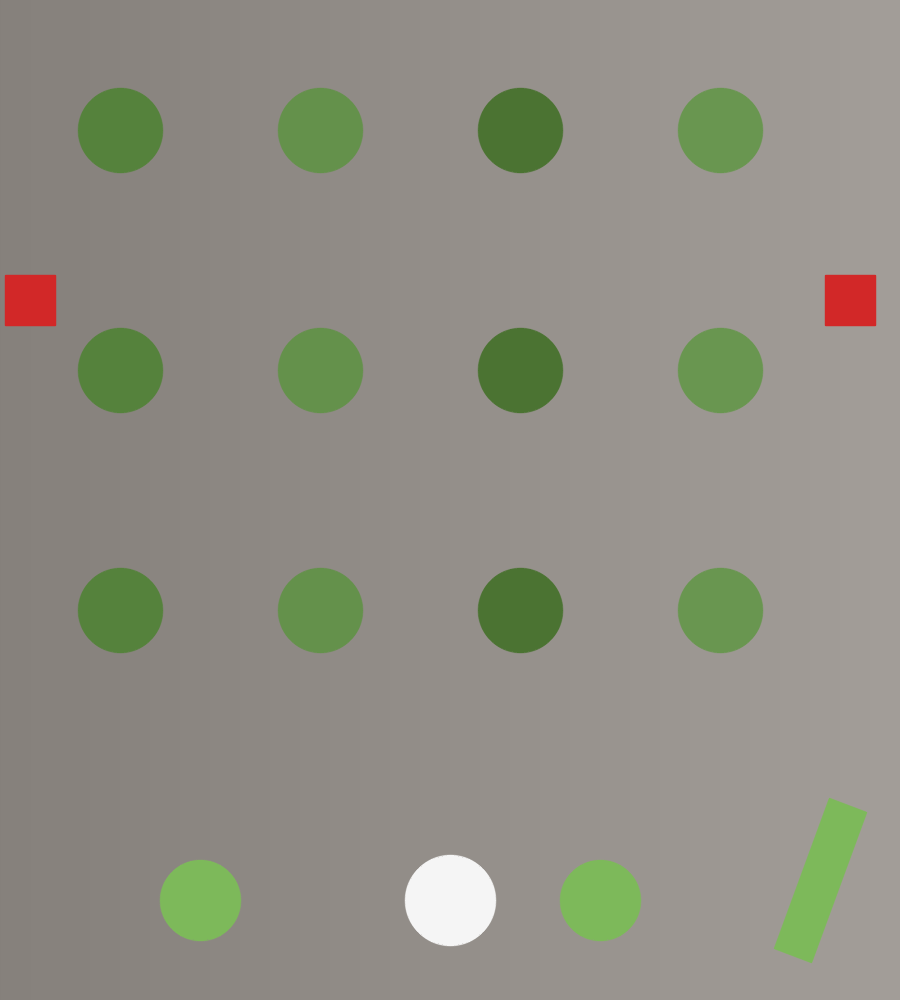
//> input picture lessons/opencv/素材/synth_balls_2.png, 900 x 1000 px
$ ./4.4-occlusion   (built with g++ and OpenCV 4)
//> lines starting //> are read from the running program, lines starting //| are printed output that depends on the picture; after the words box and inside, x2 and y2 are one past the last pixel; in counts of white or black regions, pixels touching at a corner belong together
#include <algorithm>
#include <cmath>
#include <iostream>
#include <string>
#include <vector>

#include <opencv2/core.hpp>
#include <opencv2/imgproc.hpp>
#include <opencv2/imgcodecs.hpp>

namespace {

void place(cv::Mat& panel, const cv::Mat& image, int x, int y, int width,
           int height, const std::string& label) {
    const int label_height = 28;
    cv::rectangle(panel, cv::Rect(x, y, width, label_height),
                  cv::Scalar(245, 245, 245), cv::FILLED);
    cv::putText(panel, label, cv::Point(x + 8, y + 20),
                cv::FONT_HERSHEY_SIMPLEX, 0.55, cv::Scalar(30, 30, 30), 1,
                cv::LINE_AA);

    const int inner_width = width - 16;
    const int inner_height = height - label_height - 16;
    const double scale = std::min(static_cast<double>(inner_width) / image.cols,
                                  static_cast<double>(inner_height) / image.rows);
    const int shown_width = std::max(1, cvRound(image.cols * scale));
    const int shown_height = std::max(1, cvRound(image.rows * scale));
    cv::Mat shown;
    cv::resize(image, shown, cv::Size(shown_width, shown_height), 0, 0,
               cv::INTER_AREA);
    const int left = x + (width - shown_width) / 2;
    const int top = y + label_height + (inner_height - shown_height) / 2 + 8;
    shown.copyTo(panel(cv::Rect(left, top, shown_width, shown_height)));
}

double circularity(const std::vector<cv::Point>& contour) {
    const double area = cv::contourArea(contour);
    const double perimeter = cv::arcLength(contour, true);
    if (perimeter <= 0.0) {
        return 0.0;
    }
    return 4.0 * CV_PI * area / (perimeter * perimeter);
}

cv::Mat greenMask(const cv::Mat& image) {
    cv::Mat hsv;
    cv::cvtColor(image, hsv, cv::COLOR_BGR2HSV);
    cv::Mat mask;
    cv::inRange(hsv, cv::Scalar(35, 60, 50), cv::Scalar(85, 255, 255),
                mask);
    cv::morphologyEx(mask, mask, cv::MORPH_OPEN,
                     cv::getStructuringElement(cv::MORPH_RECT,
                                               cv::Size(3, 3)));
    return mask;
}

int countNested(const cv::Mat& mask) {
    std::vector<std::vector<cv::Point>> contours;
    std::vector<cv::Vec4i> hierarchy;
    cv::findContours(mask.clone(), contours, hierarchy, cv::RETR_TREE,
                     cv::CHAIN_APPROX_SIMPLE);
    int nested = 0;
    for (const cv::Vec4i& item : hierarchy) {
        if (item[3] >= 0) {
            ++nested;
        }
    }
    return nested;
}

int countSingleBalls(const cv::Mat& mask) {
    std::vector<std::vector<cv::Point>> contours;
    cv::findContours(mask.clone(), contours, cv::RETR_EXTERNAL,
                     cv::CHAIN_APPROX_SIMPLE);
    int count = 0;
    for (const std::vector<cv::Point>& contour : contours) {
        const double area = cv::contourArea(contour);
        const cv::Rect box = cv::boundingRect(contour);
        const double aspect = static_cast<double>(
            std::max(box.width, box.height)) / std::min(box.width, box.height);
        if (area >= 1500.0 && area <= 9000.0 && circularity(contour) >= 0.75 &&
            aspect >= 1.0 && aspect <= 1.35) {
            ++count;
        }
    }
    return count;
}

}  // namespace

int main() {
    const int cell_width = 380;
    const int cell_height = 420;
    cv::Mat panel(2 * cell_height, 3 * cell_width, CV_8UC3,
                  cv::Scalar(255, 255, 255));

    // 白球：低 S、高 V；背景不是白色时才可用颜色单独分开。
    cv::Mat image2 = cv::imread("../素材/synth_balls_2.png", cv::IMREAD_COLOR);
//> image2 is the input picture: 1000 rows x 900 cols, CV_8UC3; mean B, G, R 131.5, 142.9, 143.9
    if (image2.empty()) {
        std::cout << "无法读取 synth_balls_2.png" << '\n';
        return 1;
    }
    const cv::Mat green2 = greenMask(image2);
//> in greenMask, `cv::inRange(hsv, cv::Scalar(35, 60, 50), cv::Scalar(85, 255, 255), mas..`:
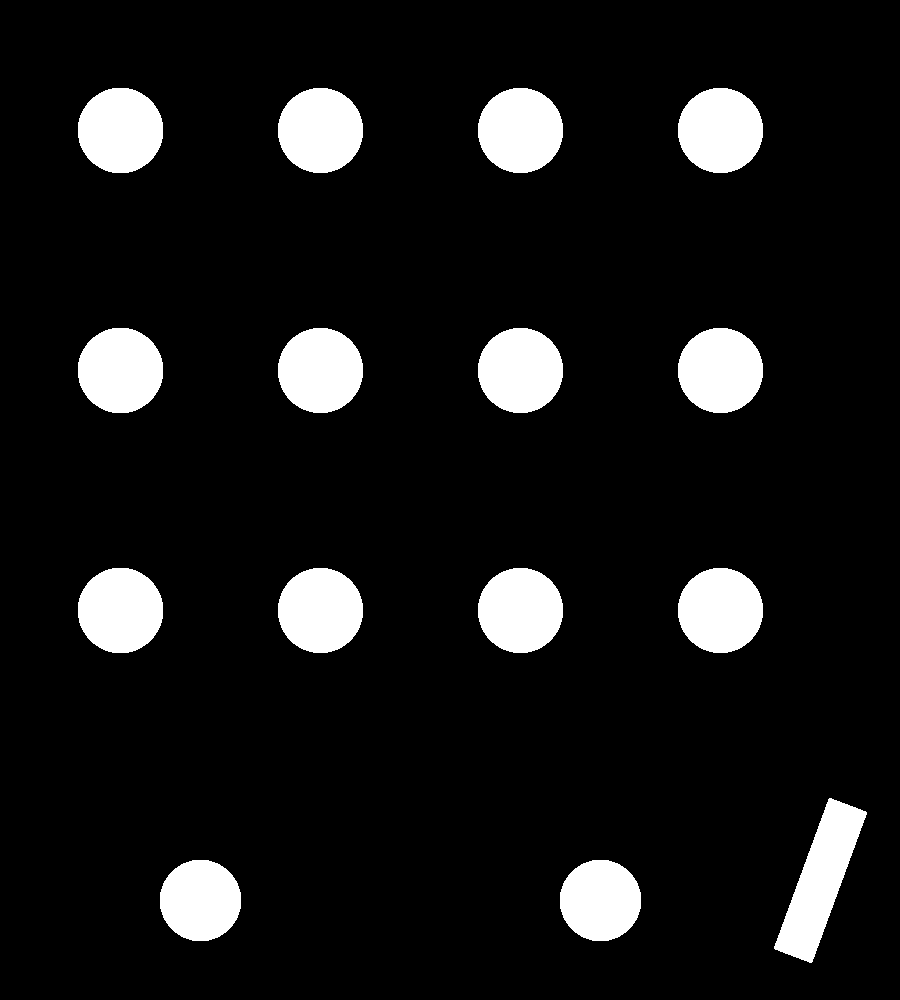
//> mask: 1000 rows x 900 cols, CV_8UC1; 9.5% white; 15 white regions
    cv::Mat closed2;
    cv::morphologyEx(green2, closed2, cv::MORPH_CLOSE,
                     cv::getStructuringElement(cv::MORPH_RECT,
                                               cv::Size(5, 5)));
    const int green_count2 = countSingleBalls(closed2);
//> in countSingleBalls, `cv::findContours(mask.clone(), contours, cv::RETR_EXTERNAL, cv::CHAIN_..`: contours = 15 contours; largest, box (x1, y1, x2, y2) and area: (774, 798, 867, 963) 6451, (78, 568, 163, 653) 5623, (78, 328, 163, 413) 5623, (78, 88, 163, 173) 5623, (278, 568, 363, 653) 5596
//> the loop in countSingleBalls, `for (const std::vector<cv::Point>& contour : contours)` made 15 passes
//> (area, box, aspect, area in circularity, perimeter in circularity) on passes 1 to 8: (5102, Rect(560, 860, 81, 81), 1, 5102, 266.1), (5102, Rect(160, 860, 81, 81), 1, 5102, 266.1), (6451, Rect(774, 798, 93, 165), 1.77, 6451, 431.2), (5592, Rect(678, 568, 85, 85), 1, 5592, 279.8), (5594, Rect(478, 568, 85, 85), 1, 5594, 279.8), (5596, Rect(278, 568, 85, 85), 1, 5596, 279.8), (5623, Rect(78, 568, 85, 85), 1, 5623, 279.8), (5592, Rect(678, 328, 85, 85), 1, 5592, 279.8)
//> after the loop in countSingleBalls, `for (const std::vector<cv::Point>& contour : contours)`: count = 14
//> green_count2 = 14

    cv::Mat hsv2;
    cv::cvtColor(image2, hsv2, cv::COLOR_BGR2HSV);
    cv::Mat white;
    cv::inRange(hsv2, cv::Scalar(0, 0, 215), cv::Scalar(179, 45, 255),
                white);
//> white: 1000 rows x 900 cols, CV_8UC1; 0.72% white; 1 white region
    std::vector<std::vector<cv::Point>> white_contours;
    cv::findContours(white.clone(), white_contours, cv::RETR_EXTERNAL,
                     cv::CHAIN_APPROX_SIMPLE);
//> white_contours = 1 contour; box (x1, y1, x2, y2) and area: (405, 855, 496, 946) 6364
    int white_balls = 0;
    for (const std::vector<cv::Point>& contour : white_contours) {
        const double area = cv::contourArea(contour);
        const cv::Rect box = cv::boundingRect(contour);
        if (area >= 2500.0 && area <= 10000.0 &&
            circularity(contour) >= 0.75 && box.x > 1 && box.y > 1 &&
            box.br().x < white.cols - 1 && box.br().y < white.rows - 1) {
            ++white_balls;
        }
    }
//> this loop made 1 pass
//> (area, box, area in circularity, perimeter in circularity, white_balls) on pass 1: (6364, Rect(405, 855, 91, 91), 6364, 299.1, 1)
//> after the loop, white_balls = 1
    std::cout << "synth_balls_2: green=" << green_count2
              << " white=" << white_balls << '\n';
//| synth_balls_2: green=14 white=1

    cv::Mat white_color;
    cv::cvtColor(white, white_color, cv::COLOR_GRAY2BGR);
//> white_color: 1000 rows x 900 cols, CV_8UC3; 0.72% white; 1 white region, box (x1, y1, x2, y2) and area: (405, 855, 496, 946) 6493
    cv::Mat annotated2 = image2.clone();
    cv::putText(annotated2, "green=" + std::to_string(green_count2) +
                                " white=" + std::to_string(white_balls),
                cv::Point(20, 42), cv::FONT_HERSHEY_SIMPLEX, 0.8,
                cv::Scalar(0, 255, 0), 2, cv::LINE_AA);
//> annotated2: 1000 rows x 900 cols, CV_8UC3; 0.29% of pixels changed, all inside (x1, y1, x2, y2) = (20, 23, 252, 51)
    place(panel, annotated2, 0, 0, cell_width, cell_height, "balls_2");
    place(panel, white_color, cell_width, 0, cell_width, cell_height,
          "white mask");

    // 高光：先数孔洞，再用 13×13 闭运算填平。
    cv::Mat image3 = cv::imread("../素材/synth_balls_3.png", cv::IMREAD_COLOR);
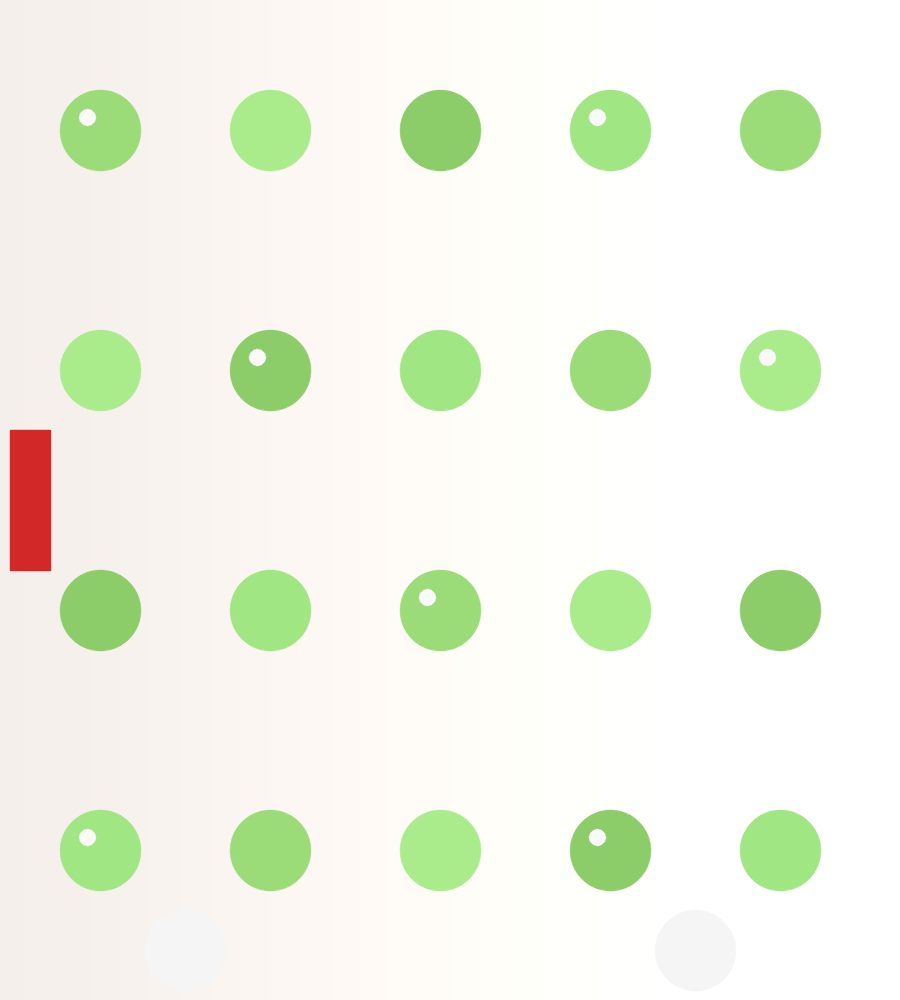
//> input picture lessons/opencv/素材/synth_balls_3.png, 900 x 1000 px
//> image3 is the input picture: 1000 rows x 900 cols, CV_8UC3; mean B, G, R 231.4, 245.5, 241.2
    if (image3.empty()) {
        std::cout << "无法读取 synth_balls_3.png" << '\n';
        return 1;
    }
    const cv::Mat open3 = greenMask(image3);
    const int holes_before = countNested(open3);
//> in countNested, `cv::findContours(mask.clone(), contours, hierarchy, cv::RETR_TREE, cv:..`: contours = 27 contours; largest, box (x1, y1, x2, y2) and area: (570, 810, 651, 891) 5070, (230, 810, 311, 891) 5070, (60, 810, 141, 891) 5070, (740, 570, 821, 651) 5070, (400, 570, 481, 651) 5070
//> the loop in countNested, `for (const cv::Vec4i& item : hierarchy)` made 27 passes
//> item on passes 1 to 8: [1, -1, -1, -1], [3, 0, 2, -1], [-1, -1, -1, 1], [4, 1, -1, -1], [5, 3, -1, -1], [7, 4, 6, -1], [-1, -1, -1, 5], [8, 5, -1, -1]
//> after the loop in countNested, `for (const cv::Vec4i& item : hierarchy)`: nested = 7
//> holes_before = 7
    cv::Mat closed3;
    cv::morphologyEx(open3, closed3, cv::MORPH_CLOSE,
                     cv::getStructuringElement(cv::MORPH_RECT,
                                               cv::Size(13, 13)));
//> closed3: 1000 rows x 900 cols, CV_8UC1; 11.5% white; 20 white regions
    const int holes_after = countNested(closed3);
//> in countNested (call 2), `cv::findContours(mask.clone(), contours, hierarchy, cv::RETR_TREE, cv:..`: contours = 20 contours; largest, box (x1, y1, x2, y2) and area: (570, 810, 651, 891) 5070, (230, 810, 311, 891) 5070, (60, 810, 141, 891) 5070, (740, 570, 821, 651) 5070, (400, 570, 481, 651) 5070
//> the loop in countNested (call 2), `for (const cv::Vec4i& item : hierarchy)` made 20 passes
//> item on passes 1 to 8: [1, -1, -1, -1], [2, 0, -1, -1], [3, 1, -1, -1], [4, 2, -1, -1], [5, 3, -1, -1], [6, 4, -1, -1], [7, 5, -1, -1], [8, 6, -1, -1]
//> holes_after = 0
    const int green_count3 = countSingleBalls(closed3);
//> the loop in countSingleBalls (call 2), `for (const std::vector<cv::Point>& contour : contours)` made 20 passes
//> (area, box, area in circularity) on passes 1 to 8: (5062, Rect(740, 810, 81, 81), 5062), (5070, Rect(570, 810, 81, 81), 5070), (5062, Rect(400, 810, 81, 81), 5062), (5070, Rect(230, 810, 81, 81), 5070), (5070, Rect(60, 810, 81, 81), 5070), (5070, Rect(740, 570, 81, 81), 5070), (5062, Rect(570, 570, 81, 81), 5062), (5070, Rect(400, 570, 81, 81), 5070)
//> green_count3 = 20
    std::cout << "synth_balls_3: holes before=" << holes_before
              << " after=" << holes_after << " green=" << green_count3
              << '\n';
//| synth_balls_3: holes before=7 after=0 green=20

    cv::Mat open3_color;
    cv::cvtColor(open3, open3_color, cv::COLOR_GRAY2BGR);
//> open3_color: 1000 rows x 900 cols, CV_8UC3; 11.3% white; 20 white regions, largest, box (x1, y1, x2, y2) and area: (400, 90, 481, 171) 5185, (740, 90, 821, 171) 5185, (400, 330, 481, 411) 5185
    cv::Mat closed3_color;
    cv::cvtColor(closed3, closed3_color, cv::COLOR_GRAY2BGR);
//> closed3_color: 1000 rows x 900 cols, CV_8UC3; 11.5% white; 20 white regions, largest, box (x1, y1, x2, y2) and area: (60, 90, 141, 171) 5185, (400, 90, 481, 171) 5185, (740, 90, 821, 171) 5185
    place(panel, open3_color, 2 * cell_width, 0, cell_width, cell_height,
          "holes before=7");
    place(panel, closed3_color, 0, cell_height, cell_width, cell_height,
          "closed mask, holes=0");

    // 粘连：面积约为单球的整数倍，按中位面积估计个数。
    cv::Mat image4 = cv::imread("../素材/synth_balls_4.png", cv::IMREAD_COLOR);
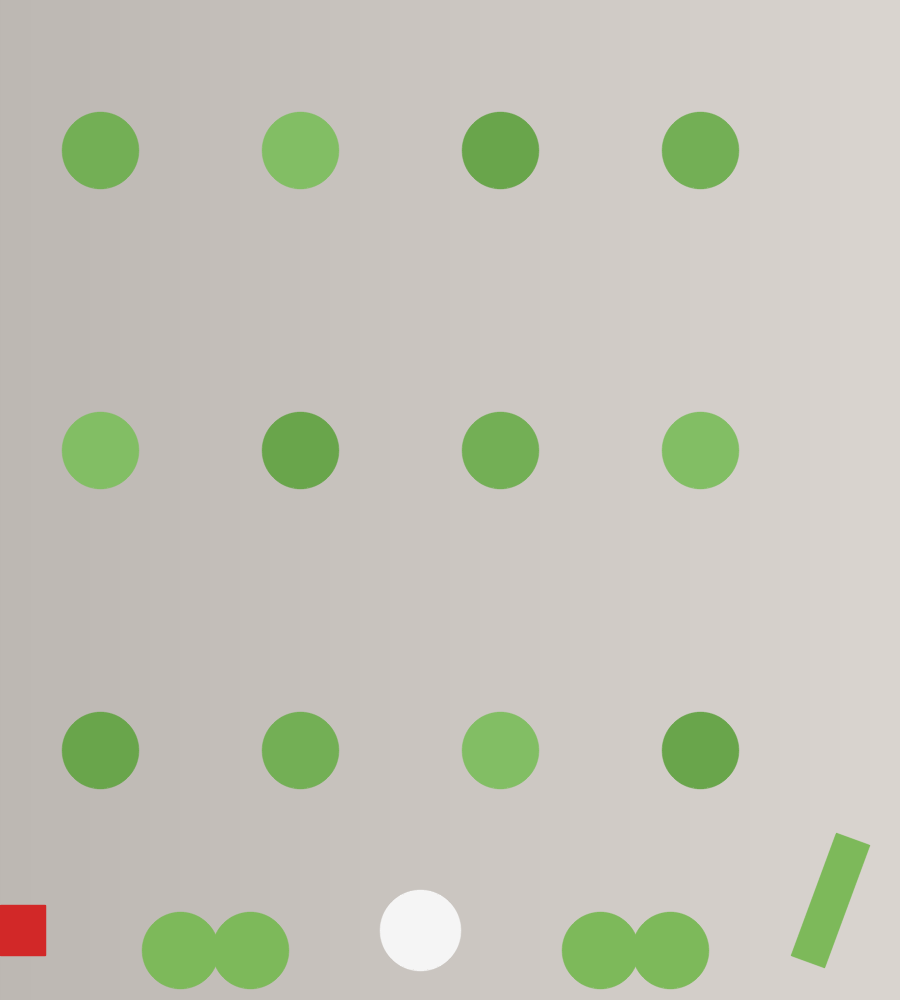
//> input picture lessons/opencv/素材/synth_balls_4.png, 900 x 1000 px
//> image4 is the input picture: 1000 rows x 900 cols, CV_8UC3; mean B, G, R 183.3, 195.9, 195.6
    if (image4.empty()) {
        std::cout << "无法读取 synth_balls_4.png" << '\n';
        return 1;
    }
    const cv::Mat open4 = greenMask(image4);
    cv::Mat closed4;
    cv::morphologyEx(open4, closed4, cv::MORPH_CLOSE,
                     cv::getStructuringElement(cv::MORPH_RECT,
                                               cv::Size(5, 5)));
//> closed4: 1000 rows x 900 cols, CV_8UC1; 8.9% white; 15 white regions
    std::vector<std::vector<cv::Point>> contours4;
    cv::findContours(closed4.clone(), contours4, cv::RETR_EXTERNAL,
                     cv::CHAIN_APPROX_SIMPLE);
//> contours4 = 15 contours; largest, box (x1, y1, x2, y2) and area: (562, 912, 709, 989) 9086, (142, 912, 289, 989) 9086, (791, 833, 870, 968) 4645, (662, 712, 739, 789) 4600, (462, 712, 539, 789) 4600

    std::vector<double> single_areas;
    for (const std::vector<cv::Point>& contour : contours4) {
        if (circularity(contour) >= 0.75) {
            single_areas.push_back(cv::contourArea(contour));
        }
    }
//> this loop made 15 passes
//> (area in circularity, perimeter in circularity) on passes 1 to 8: (9086, 424.6), (9086, 424.6), (4645, 357.2), (4600, 252.5), (4600, 252.5), (4600, 252.5), (4600, 252.5), (4596, 252.5)
    std::sort(single_areas.begin(), single_areas.end());
//> single_areas = [4596, 4600, 4600, 4600, 4600, 4600, 4600, 4600, 4600, 4600, 4600, 4600]
    double median_area = 0.0;
    if (!single_areas.empty()) {
        median_area = single_areas[single_areas.size() / 2];
//> median_area = 4600
    }
    if (median_area <= 0.0) {
        std::cout << "没有可用的单球轮廓" << '\n';
        return 1;
    }

    int singles = 0;
    int pairs = 0;
    int green_total = 0;
    cv::Mat annotated4 = image4.clone();
    for (const std::vector<cv::Point>& contour : contours4) {
        const double area = cv::contourArea(contour);
        const cv::Rect box = cv::boundingRect(contour);
        const double aspect = static_cast<double>(
            std::max(box.width, box.height)) / std::min(box.width, box.height);
        if (area > 1.5 * median_area && aspect >= 1.5) {
            const int inside = std::max(2, cvRound(area / median_area));
            pairs += 1;
            green_total += inside;
            cv::rectangle(annotated4, box, cv::Scalar(0, 255, 0), 2);
            cv::putText(annotated4, std::to_string(inside),
                        cv::Point(box.x, box.y - 6),
                        cv::FONT_HERSHEY_SIMPLEX, 0.7,
                        cv::Scalar(0, 255, 0), 2, cv::LINE_AA);
        } else if (area >= 1500.0 && area <= 9000.0 &&
                   circularity(contour) >= 0.75 && aspect <= 1.35) {
            ++singles;
            green_total += 1;
        }
    }
//> this loop made 15 passes
//> (area, box, aspect, area in circularity, perimeter in circularity, green_total) on passes 4 to 11: (4600, Rect(662, 712, 77, 77), 1, 4600, 252.5, 5), (4600, Rect(462, 712, 77, 77), 1, 4600, 252.5, 6), (4600, Rect(262, 712, 77, 77), 1, 4600, 252.5, 7), (4600, Rect(62, 712, 77, 77), 1, 4600, 252.5, 8), (4596, Rect(662, 412, 77, 77), 1, 4596, 252.5, 9), (4600, Rect(462, 412, 77, 77), 1, 4600, 252.5, 10), (4600, Rect(262, 412, 77, 77), 1, 4600, 252.5, 11), (4600, Rect(62, 412, 77, 77), 1, 4600, 252.5, 12)
//> after the loop, pairs = 2; green_total = 16; singles = 12
    std::cout << "synth_balls_4: singles=" << singles << " pairs=" << pairs
              << " green_total=" << green_total << '\n';
//| synth_balls_4: singles=12 pairs=2 green_total=16

    cv::putText(annotated4, "singles=" + std::to_string(singles) +
                                " pairs=" + std::to_string(pairs) +
                                " total=" + std::to_string(green_total),
                cv::Point(20, 42), cv::FONT_HERSHEY_SIMPLEX, 0.8,
                cv::Scalar(0, 255, 0), 2, cv::LINE_AA);
    place(panel, image4, cell_width, cell_height, cell_width, cell_height,
          "balls_4");
    place(panel, annotated4, 2 * cell_width, cell_height, cell_width,
          cell_height, "touching pairs");
//> in place (call 6), `shown.copyTo(panel(cv::Rect(left, top, shown_width, shown_height)));`:
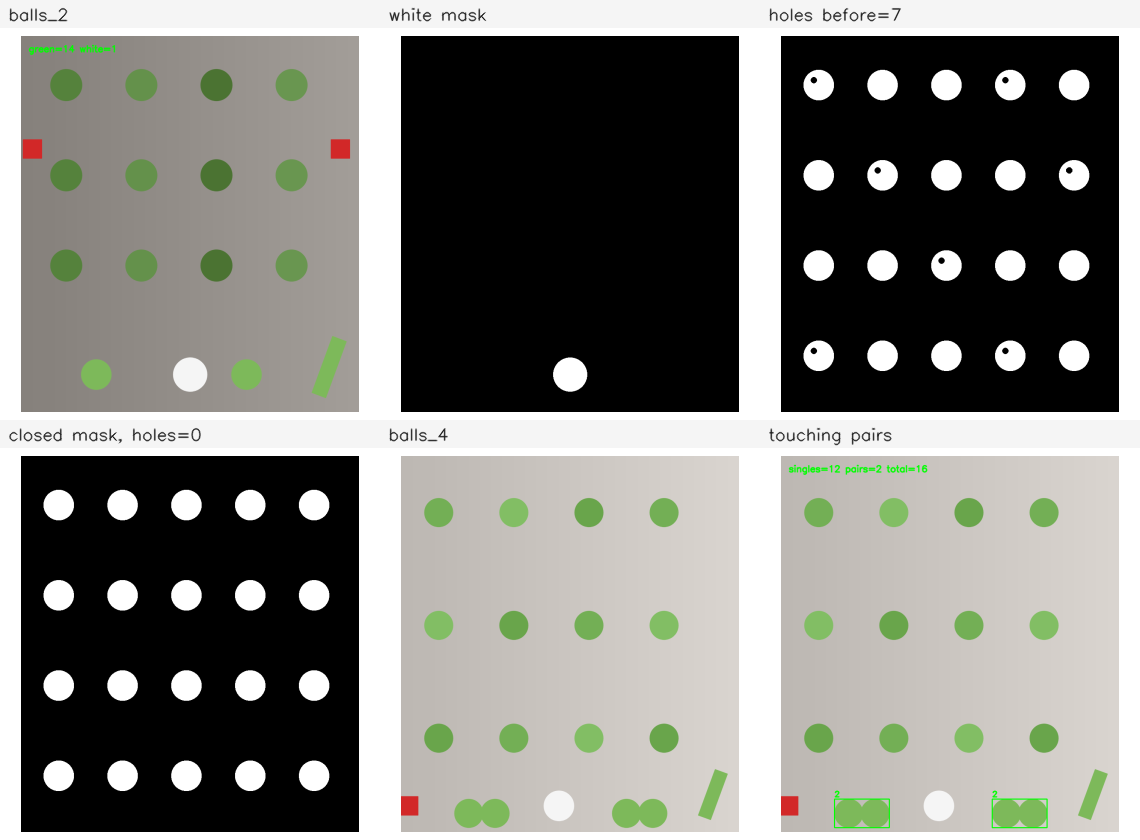
//> panel: 840 rows x 1140 cols, CV_8UC3; mean B, G, R 124.8, 129.9, 129.6

    const bool saved = cv::imwrite("out_occlusion.png", panel);
    std::cout << "saved out_occlusion.png: " << (saved ? "yes" : "no")
              << '\n';
//| saved out_occlusion.png: yes
    return 0;
}
